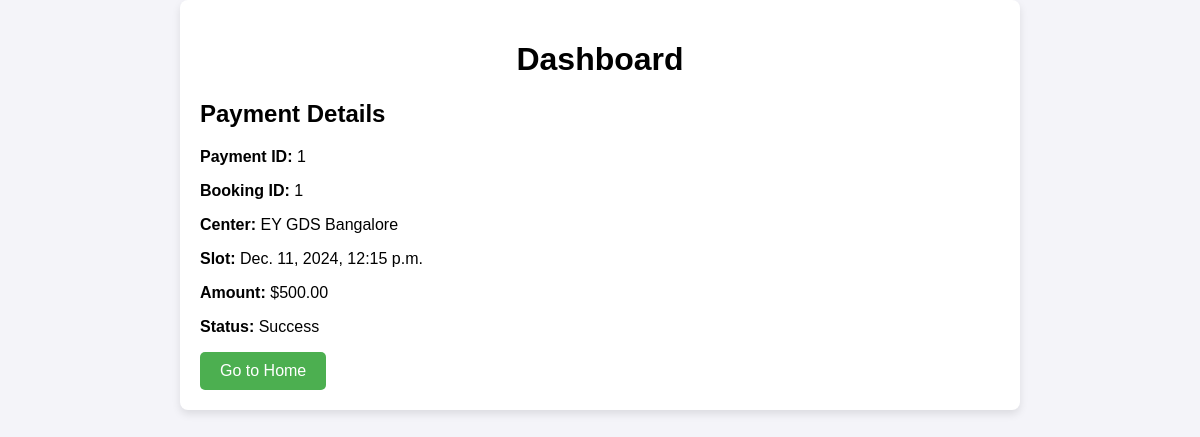
The app's page /dashboard/1/ with its own data.
### core/models.py (models this page shows, shortened)
class Payment(models.Model):
    PAYMENT_STATUS_CHOICES = (
        ('Pending', 'Pending'),
        ('Success', 'Success'),
        ('Failed', 'Failed'),
    )
    booking = models.ForeignKey(Booking, on_delete=models.CASCADE)
    payment_status = models.CharField(max_length=10, choices=PAYMENT_STATUS_CHOICES, default='Pending')
    amount = models.DecimalField(max_digits=10, decimal_places=2)
    created_at = models.DateTimeField(auto_now_add=True)

class Booking(models.Model):
    user = models.ForeignKey(User, on_delete=models.CASCADE)  # Use the default User model
    center = models.ForeignKey(EVCenter, on_delete=models.CASCADE)
    slot = models.DateTimeField()
    created_at = models.DateTimeField(auto_now_add=True)

class EVCenter(models.Model):
    name = models.CharField(max_length=100, unique=True)
    location = models.CharField(max_length=200)
    contact_info = models.CharField(max_length=100)

### core/views.py (the view)
# urls.py: path('dashboard/<int:payment_id>/', views.dashboard, name='dashboard'),
def dashboard(request, payment_id):
    payment = get_object_or_404(Payment, id=payment_id)
    return render(request, 'core/dashboard.html', {'payment': payment})

### core/templates/core/dashboard.html (shortened to what this page needs)
{% load static %}
<!DOCTYPE html>
<html lang="en">
<head>
    <link rel="stylesheet" href="{% static 'core/css/dashboard.css' %}">
</head>
<body>
    <div class="container">
        <header>
            <h1>Dashboard</h1>
        </header>
        <section>
            <h2>Payment Details</h2>
            <p><strong>Payment ID:</strong> {{ payment.id }}</p>
            <p><strong>Booking ID:</strong> {{ payment.booking.id }}</p>
            <p><strong>Center:</strong> {{ payment.booking.center.name }}</p>
            <p><strong>Slot:</strong> {{ payment.booking.slot }}</p>
            <p><strong>Amount:</strong> ${{ payment.amount }}</p>
            <p><strong>Status:</strong> {{ payment.payment_status }}</p>
            <button onclick="window.location.href='{% url 'home' %}'">Go to Home</button>
        </section>
    </div>
</body>
</html>

### core/static/core/css/dashboard.css (style rules this page uses)
body { font-family: Arial, sans-serif; background-color: #f4f4f9; margin: 0; padding: 0; }
.container { width: 80%; max-width: 800px; margin: 0 auto; padding: 20px; background-color: #fff; border-radius: 8px; box-shadow: 0 4px 8px rgba(0, 0, 0, 0.1); }
header { text-align: center; margin-bottom: 20px; }
button { padding: 10px 20px; background-color: #4CAF50; color: white; border: none; cursor: pointer; border-radius: 5px; font-size: 16px; }

### records on screen
Payment: id "1", booking.id "1", booking.center.name "EY GDS Bangalore", booking.slot "Dec. 11, 2024, 12:15 p.m.", amount "500.00", payment_status "Success"
